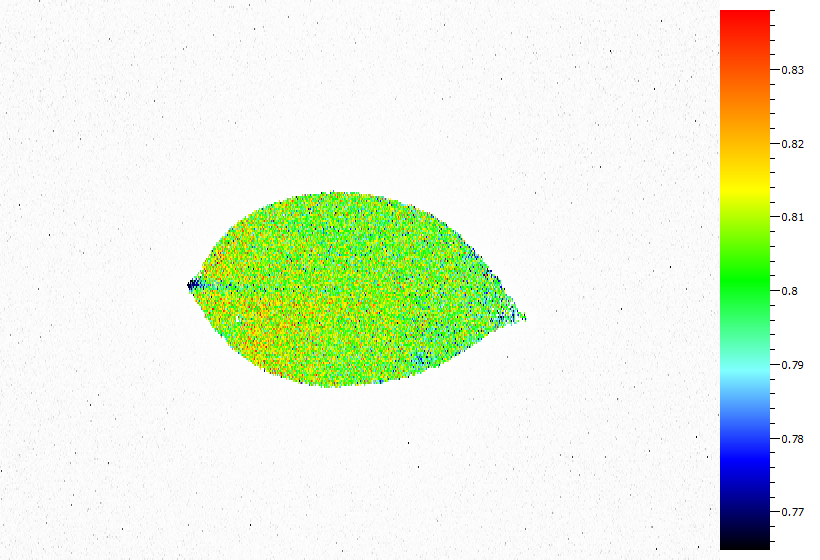
#> input picture test/img/bar.bmp, 820 x 560 px, found by its file name
$ python bar.py
#> lines starting #> are read from the running program, lines starting #| are printed output that depends on the picture; after the words box and inside, x2 and y2 are one past the last pixel; in counts of white or black regions, pixels touching at a corner belong together
import cv2

def save(name, img):
    output = out_path + name
    cv2.imwrite(output, img)

in_path = "test/img/bar.bmp"
out_path = "test/output/bar/"
img = cv2.imread(in_path)
#> img is the input picture: shape (560, 820, 3); mean B, G, R 220.3, 242.5, 231.4
height, width = img.shape[:2]
#> height = 560; width = 820
min_area = height * width / 100
#> min_area = 4592

img_hsv = cv2.cvtColor(img, cv2.COLOR_BGR2HSV)
#> img_hsv: shape (560, 820, 3); mean H, S, V 8.9, 37.5, 249.8
_, imgs, _ = cv2.split(img_hsv)
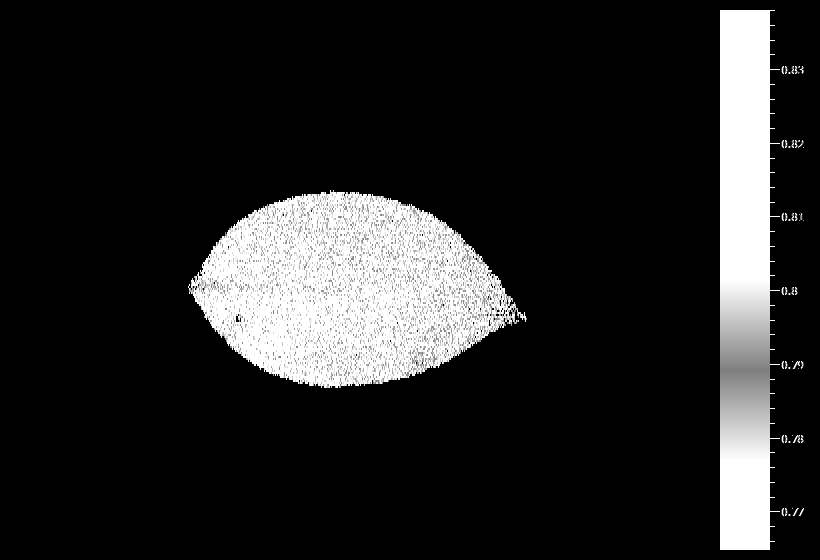
#> imgs: shape (560, 820); min 0, max 255, mean 37.5
_, imgs_bin = cv2.threshold(imgs, 100, 255, cv2.THRESH_BINARY)
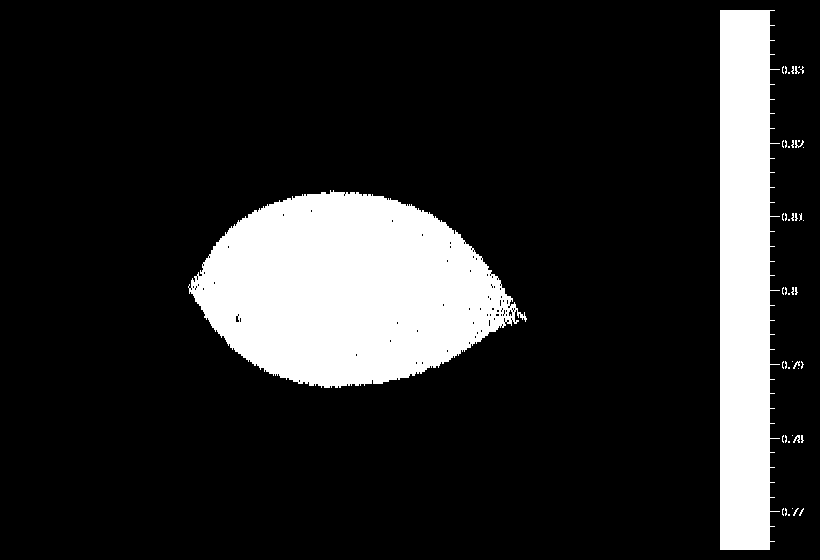
#> imgs_bin: shape (560, 820); 16% white; 47 white regions (42 under 20 px)

save("bin.jpeg", imgs_bin)

conts, _ = cv2.findContours(imgs_bin, cv2.RETR_EXTERNAL, cv2.CHAIN_APPROX_SIMPLE)
#> conts = 47 contours, 45 with area under 20; largest, box (x1, y1, x2, y2) and area: (188, 190, 527, 388) 45246, (720, 10, 780, 550) 26448
conts_list = list(filter(lambda x: cv2.contourArea(x) > min_area, conts))
#> conts_list = 2 contours; box (x1, y1, x2, y2) and area: (188, 190, 527, 388) 45246, (720, 10, 780, 550) 26448

rect_list = []
approx_list = []
for i, cnt in enumerate(conts_list):
    approx = cv2.approxPolyDP(cnt, 0.01 * cv2.arcLength(cnt, True), True)
    #approx = cv2.convexHull(approx)
    #approx = cv2.approxPolyDP(approx, 0.08 * cv2.arcLength(approx, True), True)
    #cv2.drawContours(img, approx, -1, color=(0,0,255), thickness=5)
    if len(approx) == 4:
        rect_list.append(i)
        approx_list.append(approx)
        print("4 points")
        print(approx)
#> this loop made 2 passes
#> approx on pass 2: [[720, 10], [720, 549], [769, 549], [774, 10]]
#| 4 points
#| [[[720  10]]
#|  [[720 549]]
#|  [[769 549]]
#|  [[774  10]]]
#> after the loop, approx_list = [[[720, 10], [720, 549], [769, 549], [774, 10]]]; rect_list = [1]

#cv2.drawContours(img, conts_list, -1, color=(0,0,255), thickness=10)
save("conts.jpeg", img)

$ run again, with test/img/2.png saved as test/img/bar.bmp
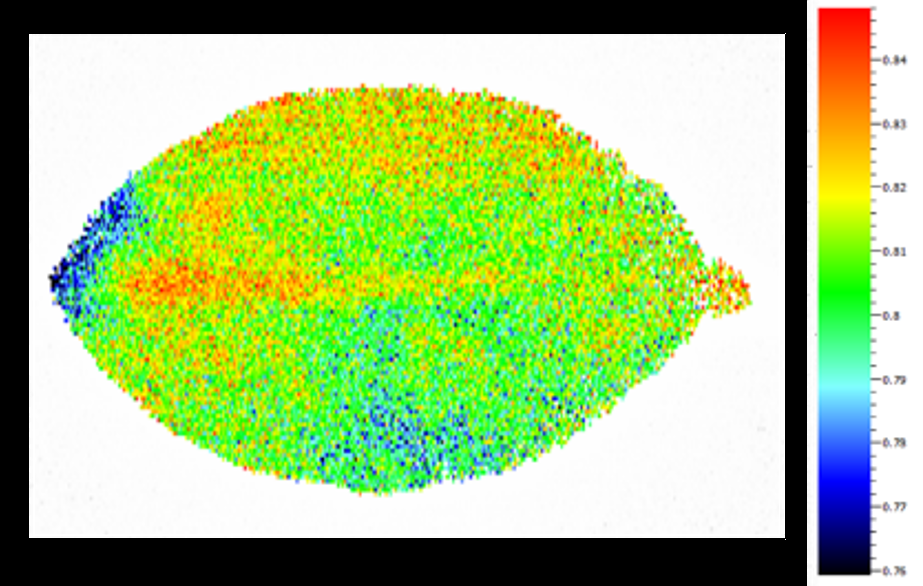
#> input picture test/img/2.png, 923 x 586 px, found by its file name
#> img is the input picture: shape (586, 923, 3); mean B, G, R 124.4, 194.1, 161.3
#> img_hsv: shape (586, 923, 3); mean H, S, V 23.2, 94, 203.2
#> `_, imgs, _ = cv2.split(img_hsv)`:
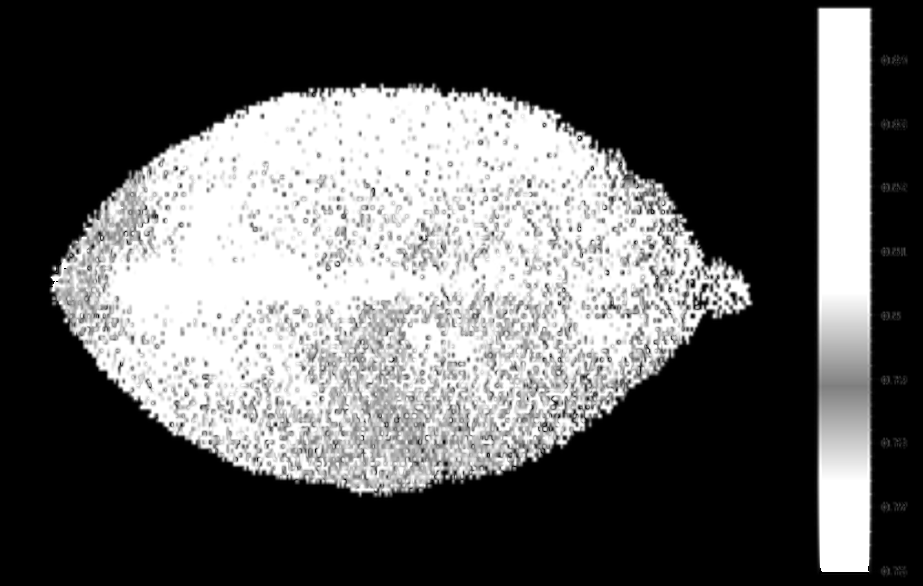
#> imgs: shape (586, 923); min 0, max 255, mean 94
#> `_, imgs_bin = cv2.threshold(imgs, 100, 255, cv2.THRESH_BINARY)`:
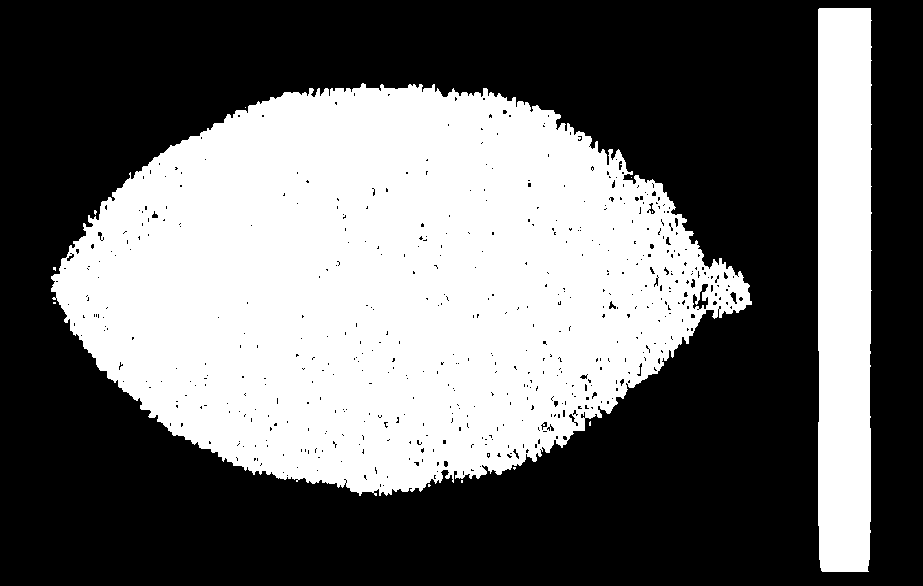
#> imgs_bin: shape (586, 923); 41.5% white; 13 white regions (11 under 20 px)
#> conts = 11 contours, 9 with area under 20; largest, box (x1, y1, x2, y2) and area: (51, 83, 752, 496) 196188, (818, 8, 872, 572) 29018
#> conts_list = 2 contours; box (x1, y1, x2, y2) and area: (51, 83, 752, 496) 196188, (818, 8, 872, 572) 29018
#> the loop `for i, cnt in enumerate(conts_list):` made 2 passes
#> approx on pass 2: [[819, 8], [819, 559], [868, 571], [870, 8]]
#> (printed output is left out)
#> after the loop `for i, cnt in enumerate(conts_list):`: approx_list = [[[819, 8], [819, 559], [868, 571], [870, 8]]]; rect_list = [1]
